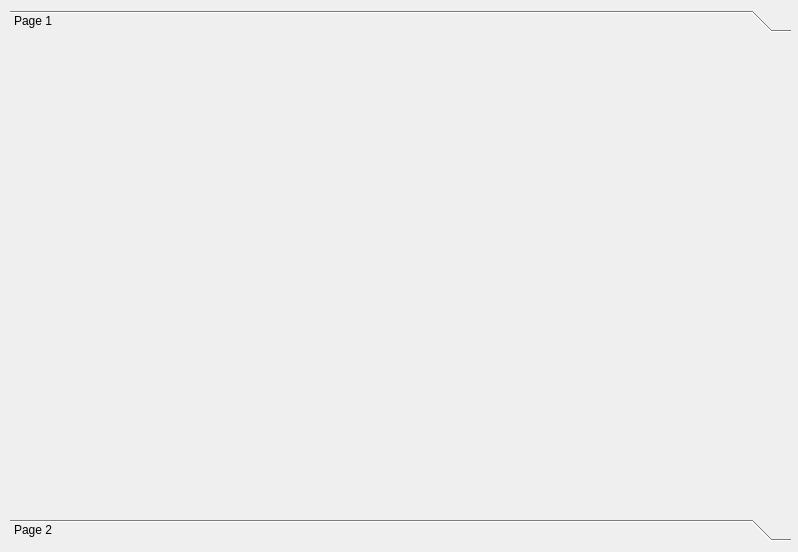
<?xml version="1.0" encoding="UTF-8"?>
<ui version="4.0">
 <class>Dialog</class>
 <widget class="QDialog" name="Dialog">
  <property name="geometry">
   <rect>
    <x>0</x>
    <y>0</y>
    <width>798</width>
    <height>552</height>
   </rect>
  </property>
  <property name="windowTitle">
   <string>Dialog</string>
  </property>
  <widget class="QToolBox" name="toolBox">
   <property name="geometry">
    <rect>
     <x>10</x>
     <y>10</y>
     <width>781</width>
     <height>531</height>
    </rect>
   </property>
   <property name="currentIndex">
    <number>0</number>
   </property>
   <widget class="QWidget" name="page">
    <property name="geometry">
     <rect>
      <x>0</x>
      <y>0</y>
      <width>781</width>
      <height>469</height>
     </rect>
    </property>
    <attribute name="label">
     <string>Page 1</string>
    </attribute>
   </widget>
   <widget class="QWidget" name="page_2">
    <property name="geometry">
     <rect>
      <x>0</x>
      <y>0</y>
      <width>781</width>
      <height>469</height>
     </rect>
    </property>
    <attribute name="label">
     <string>Page 2</string>
    </attribute>
   </widget>
  </widget>
 </widget>
 <resources/>
 <connections/>
</ui>
